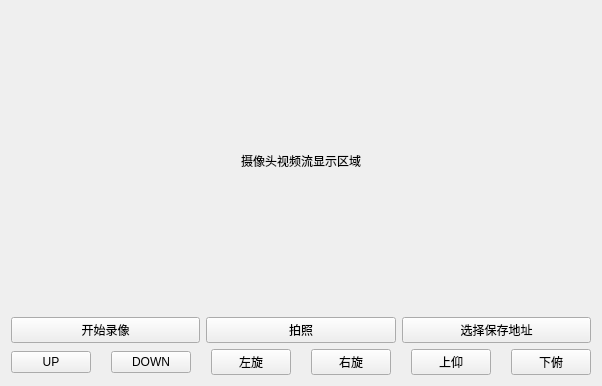
         <widget class="QWidget" name="leftWidget" native="true">
          <layout class="QVBoxLayout" name="verticalLayout_8" stretch="1,1,0">
           <item>
            <widget class="QLabel" name="videoDisplay">
             <property name="minimumSize">
              <size>
               <width>400</width>
               <height>300</height>
              </size>
             </property>
             <property name="text">
              <string>摄像头视频流显示区域</string>
             </property>
             <property name="alignment">
              <set>Qt::AlignmentFlag::AlignCenter</set>
             </property>
            </widget>
           </item>
           <item>
            <layout class="QHBoxLayout" name="horizontalLayout_3">
             <item>
              <widget class="QPushButton" name="recordButton">
               <property name="text">
                <string>开始录像</string>
               </property>
              </widget>
             </item>
             <item>
              <widget class="QPushButton" name="captureButton">
               <property name="styleSheet">
                <string notr="true"/>
               </property>
               <property name="text">
                <string>拍照</string>
               </property>
              </widget>
             </item>
             <item>
              <widget class="QPushButton" name="savePathButton">
               <property name="text">
                <string>选择保存地址</string>
               </property>
              </widget>
             </item>
            </layout>
           </item>
           <item>
            <widget class="QWidget" name="widget" native="true">
             <layout class="QHBoxLayout" name="horizontalLayout_13">
              <property name="spacing">
               <number>20</number>
              </property>
              <property name="leftMargin">
               <number>0</number>
              </property>
              <property name="topMargin">
               <number>0</number>
              </property>
              <property name="rightMargin">
               <number>0</number>
              </property>
              <property name="bottomMargin">
               <number>0</number>
              </property>
              <item>
               <widget class="QPushButton" name="pushButton_3">
                <property name="text">
                 <string>UP</string>
                </property>
               </widget>
              </item>
              <item>
               <widget class="QPushButton" name="pushButton_4">
                <property name="text">
                 <string>DOWN</string>
                </property>
               </widget>
              </item>
              <item>
               <widget class="QPushButton" name="pushButton_5">
                <property name="text">
                 <string>左旋</string>
                </property>
               </widget>
              </item>
              <item>
               <widget class="QPushButton" name="pushButton_6">
                <property name="text">
                 <string>右旋</string>
                </property>
               </widget>
              </item>
              <item>
               <widget class="QPushButton" name="pushButton_7">
                <property name="text">
                 <string>上仰</string>
                </property>
               </widget>
              </item>
              <item>
               <widget class="QPushButton" name="pushButton_8">
                <property name="text">
                 <string>下俯</string>
                </property>
               </widget>
              </item>
             </layout>
            </widget>
           </item>
          </layout>
         </widget>
